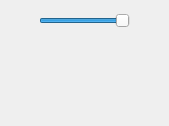
<?xml version="1.0" encoding="UTF-8"?>
<ui version="4.0">
 <class>Thumbnails_Size_DockWidget</class>
 <widget class="QDockWidget" name="Thumbnails_Size_DockWidget">
  <property name="geometry">
   <rect>
    <x>0</x>
    <y>0</y>
    <width>169</width>
    <height>126</height>
   </rect>
  </property>
  <property name="windowTitle">
   <string>Thumbnails Size</string>
  </property>
  <widget class="QWidget" name="Thumbnails_Size_dockWidgetContents">
   <layout class="QGridLayout" name="Thumbnails_Size_dockWidgetContents_gridLayout">
    <item row="0" column="0">
     <widget class="QLabel" name="Smallest_Size_label">
      <property name="minimumSize">
       <size>
        <width>24</width>
        <height>24</height>
       </size>
      </property>
      <property name="maximumSize">
       <size>
        <width>24</width>
        <height>24</height>
       </size>
      </property>
      <property name="text">
       <string/>
      </property>
     </widget>
    </item>
    <item row="0" column="2">
     <widget class="QLabel" name="Largest_Size_label">
      <property name="minimumSize">
       <size>
        <width>24</width>
        <height>24</height>
       </size>
      </property>
      <property name="maximumSize">
       <size>
        <width>24</width>
        <height>24</height>
       </size>
      </property>
      <property name="text">
       <string/>
      </property>
     </widget>
    </item>
    <item row="0" column="1">
     <widget class="QSlider" name="Thumbnails_Size_horizontalSlider">
      <property name="statusTip">
       <string>Thumbnails Size Horizontal Slider : Adjusts Database Browser Icon Size.</string>
      </property>
      <property name="minimum">
       <number>24</number>
      </property>
      <property name="maximum">
       <number>128</number>
      </property>
      <property name="value">
       <number>128</number>
      </property>
      <property name="orientation">
       <enum>Qt::Horizontal</enum>
      </property>
     </widget>
    </item>
    <item row="1" column="0" colspan="3">
     <spacer name="Thumbnails_Size_verticalSpacer">
      <property name="orientation">
       <enum>Qt::Vertical</enum>
      </property>
      <property name="sizeHint" stdset="0">
       <size>
        <width>20</width>
        <height>40</height>
       </size>
      </property>
     </spacer>
    </item>
   </layout>
  </widget>
 </widget>
 <resources/>
 <connections/>
</ui>
